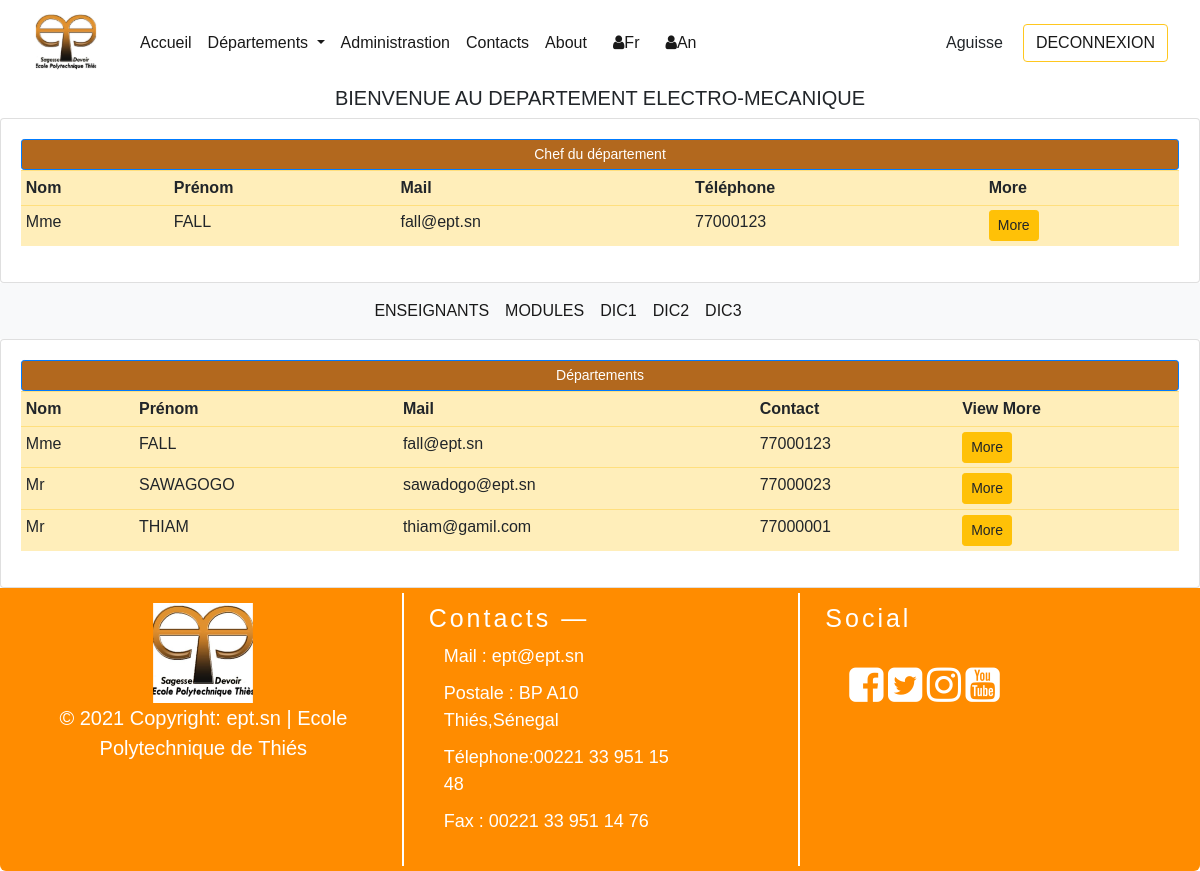
The app's page /fr/departements/meca (signed in) with its own data.
### departements/models.py (models this page shows, shortened)
class Utilisateur(models.Model):  # COMM0N
    first_name = models.CharField(max_length=300, null=True)
    last_name = models.CharField(max_length=300, null=True)
    mail_user =  models.EmailField(max_length=300, null= True)
    class Meta:
        abstract = True

class EnseignantModel(Utilisateur):  # TEACHER
    CATEGORY = (
            ('GIT', 'GIT'),
            ('GEM', 'GEM'),
            ('GC', 'GC'),
            ('AERO', 'AERO'),
            ('TC', 'TC'),
            ('----', '----')
        )
    contact_prof = models.CharField(max_length=150)
    date_adhesion = models.DateField(null= True)
    chef_departement = models.BooleanField(default=False)
    departements = models.ManyToManyField(DepartementModel)
    matieres = models.ManyToManyField(MatiereModel)
    chief = models.CharField(max_length = 200, null = True, choices = CATEGORY)
    class Meta :
        verbose_name = "Enseignant"

### departements/views.py (the view)
# urls.py: path("departements/meca", departementMeca, name = "meca"),
@login_required(login_url='login')
def departementMeca(request):
    departements = DepartementModel.objects.all()
    enseignants = EnseignantModel.objects.filter(chief = 'GEM')
    profs = EnseignantModel.objects.filter(departements = 2) #1 represent
    context = {
            "depart" : "ELECTRO-MECANIQUE",
            "departements" : departements,
            "profs": profs,
            "enseignants" : enseignants,
            }
    return render(request, "departements/meca.html", context)

### templates/departements/meca.html (shortened to what this page needs)
{% extends "home/base.html" %}
{% load i18n%}
{% block content %}
    <div class="row">
        <div class="col-md-12">
            <h5 class="text-center">{% trans 'BIENVENUE AU DEPARTEMENT' %} {{ depart }} </h5>
            <div class="card card-body">
                <span class="btn btn-primary btn-sm btn-block" style="background-color:#b2681e;">{% trans 'Chef du département' %}</span>
                <table class="table table-sm table-warning">
                    <tr>
                        <th>{% trans 'Nom' %}</th>
                        <th>{% trans 'Prénom' %}</th>
                        <th>{% trans 'Mail' %}</th>
                        <th>{% trans 'Téléphone' %}</th>
                        <th>More</th>
                    </tr>
                    {% for enseignant in enseignants %}
                        <tr>
                            <td>{{ enseignant.first_name }}</td>
                            <td>{{ enseignant.last_name |upper }}</td>
                            <td>{{ enseignant.mail_user }}</td>
                            <td>{{ enseignant.contact_prof }}</td>
                            <td><a class="btn btn-sm btn-warning" href="{% url 'enseignant_meca_details' enseignant.id %}">More</a></td>
                        </tr>
                    {% endfor%}
                </table>
            </div>
        </div>
    </div>
    {% include 'departements/dept_meca/menu_nav_dep_meca.html' %}
    <div class="container">
        <div class="row">
            <div class="col-md-12">
                <div class="card card-body">
                    <span class="btn btn-primary btn-sm btn-block" style="background-color:#b2681e;">{% trans 'Enseignant du département' %} </span>
                    <table class="table table-sm table-warning">
                        <tr>
                            <th>{% trans 'Nom' %}</th>
                            <th>{% trans 'Prénom' %}</th>
                            <th>Mail</th>
                            <th>Contact</th>
                            <th>View More</th>
                        </tr>
                        {% for prof in profs %}
                            <tr>
                                <td>{{ prof.first_name }}</td>
                                <td>{{ prof.last_name |upper }}</td>
                                <td>{{ prof.mail_user }}</td>
                                <td>{{ prof.contact_prof }}</td>
                                <td><a class="btn btn-sm btn-warning" href="{% url 'enseignant_meca_details' prof.id %}">More</a></td>
                            </tr>
                        {% endfor%}
                    </table>
                </div>
            </div>
        </div>
{% endblock %}

### templates/home/navbar.html (shortened to what this page needs)
{% load static %}
{% load i18n%}
<nav class="navbar navbar-expand-lg navbar-light " style="background-color:white;">
    <a class="navbar-brand" href="{% url 'index' %}">
      <img src="{% static 'images/ept_logo.svg' %} " width="100" height="60" alt="">
    </a>
    <div class="collapse navbar-collapse" id="navbarSupportedContent" >
      <ul class="navbar-nav mr-auto">
        <li class="nav-item active ">
            <a class="nav-link " href="{% url 'index' %}">{% trans "Accueil" %}</a>
        </li>
        <li class="nav-item dropdown active">
          <a class="nav-link dropdown-toggle" href="#" id="navbarDropdown" role="button" data-toggle="dropdown" aria-haspopup="true" aria-expanded="false">
            {% trans "Départements" %}
          </a>
        </li>
        <li class="nav-item active">
          <a class="nav-link" href="#">Administrastion <span class="sr-only">(current)</span></a>
        </li>
        <li class="nav-item active">
          <a class="nav-link" href="{% url 'contact' %}">Contacts</a>
        </li>
        <li class="nav-item active">
          <a class="nav-link" href="{% url 'about' %}">{%trans "A propos" %}<span class="sr-only">(current)</span></a>
        </li>
        <li class="nav-item active" style="padding-left: 10px;">
          <a class="nav-link" href="/fr/departements/meca"><i class="fa fa-user"></i>Fr</a>
        </li>
        <li class="nav-item active" style="padding-left: 10px;">
          <a class="nav-link" href="/en/departements/meca"><i class="fa fa-user"></i>An</a>
        </li>
      </ul>
      {% if user.is_authenticated %}
      <li style="list-style: none; margin-right: 20px;">{{ user.username }}</li>
        <div class="form-inline my-2 my-lg-0">
          <button class="btn btn-outline-warning mr-sm-3"  >
            <a style="color: black; text-decoration: none;" href="{% url 'logout' %}">{% trans 'DECONNEXION' %}</a>
          </button>
        </div>
      {% endif %}
      {% include 'home/connexion.html' %}
    </div>
  </nav>

### static/css/style.css (style rules this page uses)
button { background-color: #04AA6D; color: white; padding: 14px 20px; margin: 8px 0; border: none; cursor: pointer; width: 100%; opacity: 0.9; }

### templates/home/connexion.html (style rules this page uses)
body { font-family: Arial, Helvetica, sans-serif; }
button { background-color: #04AA6D; color: white; padding: 14px 20px; margin: 8px 0; border: none; cursor: pointer; width: 100%; }

### records on screen
EnseignantModel: first_name "Mme", last_name "FALL", mail_user "fall@ept.sn", contact_prof "77000123"
EnseignantModel: first_name "Mr", last_name "SAWAGOGO", mail_user "sawadogo@ept.sn", contact_prof "77000023"
EnseignantModel: first_name "Mr", last_name "THIAM", mail_user "thiam@gamil.com", contact_prof "77000001"

### other values on screen
{{ user.username }} "Aguisse"
{{ depart }} "ELECTRO-MECANIQUE"
